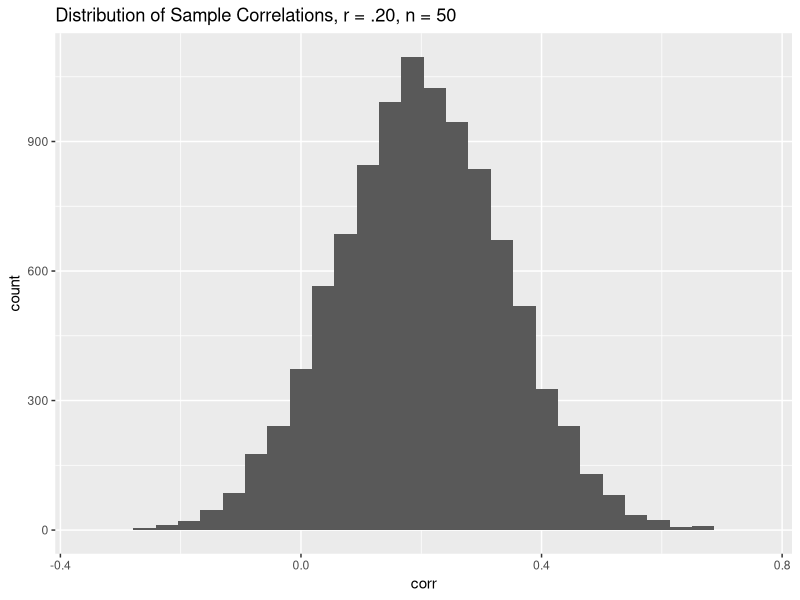
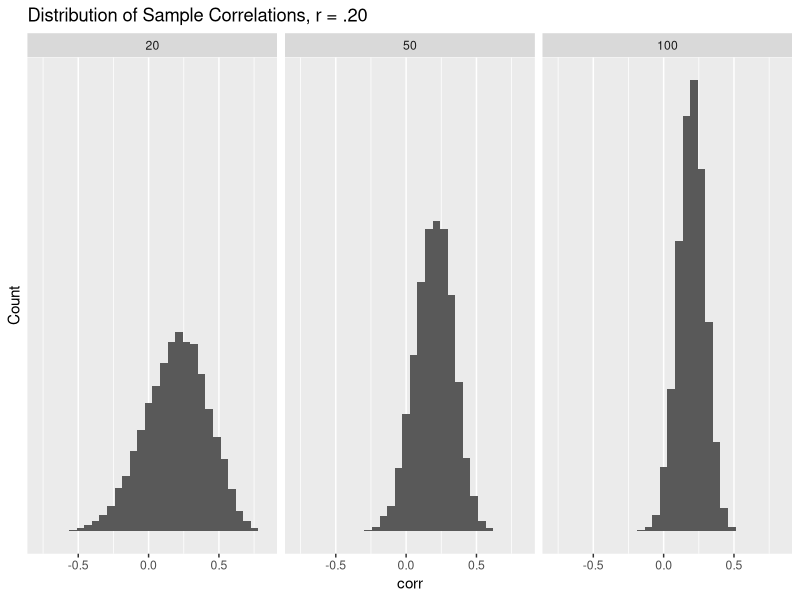
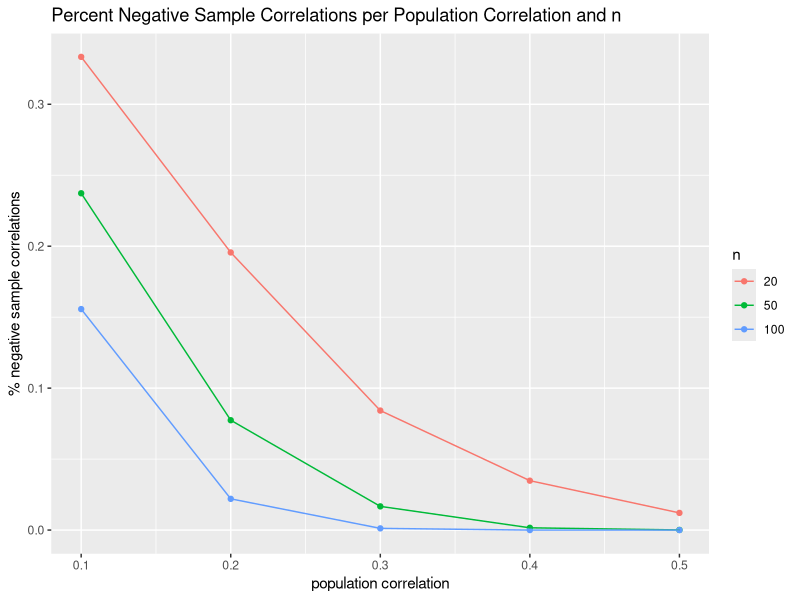

The R source for these figures, in order:
## ---- chunk 1
if (!require("ggplot2")) install.packages("ggplot2")
library(ggplot2)
if (!require("MASS")) install.packages("MASS")
library(MASS)
if (!require("tidyverse")) install.packages("tidyverse")
library(tidyverse)
## ---- chunk 2
set.seed(123)
## ---- chunk 3
corr_ds1 <- data.frame(id = 1:10000, corr = rnorm(10000, mean = .20, sd = .14))
## ---- chunk 4
ggplot(data = corr_ds1, mapping = aes(x = corr)) +
  geom_histogram() +
  labs(title = "Distribution of Sample Correlations, r = .20, n = 50")
## ---- chunk 5
corr_ds1 <- corr_ds1 %>%
  mutate (neg_corr = case_when (
    corr < 0 ~ 1, 
    corr >= 0 ~ 0 ))
perc_neg_corr <- corr_ds1 %>%
  summarize(perc_neg = mean(neg_corr))
## ---- chunk 6
corr_ds2 <- data.frame(id = 1:10000, corr = rnorm(10000, mean = .20, sd = (1-(.2)*(.2))/(sqrt(50-3))  ))
## ---- chunk 7
corr_ds2 <- corr_ds2 %>%
  mutate (neg_corr = case_when (
    corr < 0 ~ 1, 
    corr >= 0 ~ 0 ))
perc_neg_corr2 <- corr_ds2 %>%
  summarize(perc_neg = mean(neg_corr))
## ---- chunk 8
simulate_r_practice <- function(r) {
  sample_r_practice <- rnorm(1,mean = r, sd = (1-(r)*(r))/(sqrt(50-3))  ) 
  return(sample_r_practice)
} 
## ---- chunk 9
simulate_r_practice(.2)
## ---- chunk 10
simulate_r_practice2 <- function(r,n) {
  sample_r_practice2 <- rnorm(1,mean = r, sd = (1-(r)*(r))/(sqrt(n-3))  ) 
  return(sample_r_practice2)
} 
## ---- chunk 11
simulate_r_practice2(.2, 50)
## ---- chunk 12
corr_ds <- data.frame(id = 1:10000, corr = replicate (10000, simulate_r_practice2 (.2,50) ))
## ---- chunk 13
simulate_r_dataframe <- function(r, n) {
  corr_values <- replicate(10000, simulate_r_practice2(r, n))
  simulate_r_ds <- data.frame(id = 1:10000, corr = corr_values)
  assign("simulated_data", simulate_r_ds, envir = .GlobalEnv) 
}

## ---- chunk 14
simulate_r_dataframe(.2, 50)
## ---- chunk 15
simulate_r_dataframe2 <- function(r, n) {
  corr_values <- replicate(10000, simulate_r_practice2(r, n))
  simulate_r_ds <- data.frame(id = 1:10000, corr = corr_values, pop_r = r, n = n)
  assign("simulated_data", simulate_r_ds, envir = .GlobalEnv) 
}

## ---- chunk 16
simulate_r_dataframe2(.2, 50)
## ---- chunk 17
simulate_r_dataframe3 <- function(r, n) {
  corr_values <- replicate(10000, simulate_r_practice2(r, n))
  simulate_r_ds <- data.frame(id = 1:10000, corr = corr_values, pop_r = r, n = n)
  df_name <- paste0("simulated_data_", r, "_", n)
  assign(df_name, simulate_r_ds, envir = .GlobalEnv) 
}

## ---- chunk 18
simulate_r_dataframe3(.20, 50)
## ---- chunk 19
simulate_individual_r_final <- function(r,n) {
  simulate_individual_r_final <- rnorm(1,mean = r, sd = (1-(r)*(r))/(sqrt(n-3))  ) 
  return(simulate_individual_r_final)
} 
## ---- chunk 20
final_simulate_dataframe <- function(r, n) {
  corr_values <- replicate(10000, simulate_individual_r_final(r, n))
  simulate_r_ds <- data.frame(id = 1:10000, corr = corr_values, pop_r = r, n = n)
  df_name <- paste0("final_simulated_data_", r, "_", n)
  assign(df_name, simulate_r_ds, envir = .GlobalEnv) 
}

## ---- chunk 21
final_simulate_dataframe(.10, 20)
final_simulate_dataframe(.10, 50)
final_simulate_dataframe(.10, 100)
final_simulate_dataframe(.20, 20)
final_simulate_dataframe(.20, 50)
final_simulate_dataframe(.20, 100)
final_simulate_dataframe(.30, 20)
final_simulate_dataframe(.30, 50)
final_simulate_dataframe(.30, 100)
final_simulate_dataframe(.40, 20)
final_simulate_dataframe(.40, 50)
final_simulate_dataframe(.40, 100)
final_simulate_dataframe(.50, 20)
final_simulate_dataframe(.50, 50)
final_simulate_dataframe(.50, 100)

## ---- chunk 22
simulated_data_final <- bind_rows(final_simulated_data_0.1_20, final_simulated_data_0.1_50, final_simulated_data_0.1_100, final_simulated_data_0.2_20, final_simulated_data_0.2_50, final_simulated_data_0.2_100, final_simulated_data_0.3_20, final_simulated_data_0.3_50, final_simulated_data_0.3_100, final_simulated_data_0.4_20, final_simulated_data_0.4_50, final_simulated_data_0.4_100, final_simulated_data_0.5_20, final_simulated_data_0.5_50, final_simulated_data_0.5_100)

## ---- chunk 23
simulated_data_final <- simulated_data_final %>%
  mutate (neg_corr = case_when (
    corr < 0 ~ 1, 
    corr >= 0 ~ 0 ))
perc_neg_corr_final <- simulated_data_final %>%
   group_by(pop_r, n) %>%
  summarize(perc_neg = mean(neg_corr))
  
## ---- chunk 24

# Define mean and covariance matrix
mean_x_y <- c(0, 0)
cov_matrix <- matrix(c(1, .20, 
                       .20, 1), ncol = 2)

# Generate correlated data
x_y_data_matrix_practice <- mvrnorm(n = 10000, mu = mean_x_y, Sigma = cov_matrix, empirical = FALSE)
colnames(x_y_data_matrix_practice) <- c("x", "y")
x_y_data_practice <- as.data.frame(x_y_data_matrix_practice)
## ---- chunk 25
x_y_data_practice %>% 
  summarize(
    corr = cor(x, y)
            ) %>%
    return(corr)
## ---- chunk 26
simulate_individual_x_y <- function(r,n) {
 mean_x_y <- c(0, 0)
 cov_matrix <- matrix(c(1, r, 
                         r, 1), ncol = 2)
 x_y_data_matrix <- mvrnorm(n = n, mu = mean_x_y, Sigma = cov_matrix, empirical = FALSE)
 colnames(x_y_data_matrix) <- c("x", "y")
 x_y_data <- as.data.frame(x_y_data_matrix)
 df_name <- paste0("individual_x_y_", r, "_", n)
 assign(df_name, x_y_data, envir = .GlobalEnv) 
} 
## ---- chunk 27
simulate_individual_x_y(.20,1000)
## ---- chunk 28
individual_x_y_0.2_1000 %>% 
  summarize(
    corr = cor(x, y)
            ) %>%
    return(corr)
## ---- chunk 29
final_simulate_individual_x_y <- function(r,n) {
 mean_x_y <- c(0, 0)
 cov_matrix <- matrix(c(1, r, 
                         r, 1), ncol = 2)
 x_y_data_matrix <- mvrnorm(n = n, mu = mean_x_y, Sigma = cov_matrix, empirical = FALSE)
 colnames(x_y_data_matrix) <- c("x", "y")
 x_y_data <- as.data.frame(x_y_data_matrix)
 df_name <- paste0("individual_x_y_", r, "_", n)
 assign(df_name, x_y_data, envir = .GlobalEnv) 
 calculated_corr <- cor(x_y_data$x, x_y_data$y)
 return(calculated_corr)
} 
## ---- chunk 30
final_simulate_individual_x_y(.20,1000)
## ---- chunk 31
simulate_repeated_x_y <- function(r, n) {
  correlations <- replicate(10000, final_simulate_individual_x_y (r, n))
  correlation_results <- data.frame(id = 1:100, corr = correlations, pop_r = r, n = n)
  df_name <- paste0("simulated_r_from_xy", r, "_", n)
  assign(df_name, correlation_results, envir = .GlobalEnv) 
}

## ---- chunk 32
simulate_repeated_x_y(.20,50)
## ---- chunk 33
simulate_repeated_x_y(.10, 20)
simulate_repeated_x_y(.10, 50)
simulate_repeated_x_y(.10, 100)
simulate_repeated_x_y(.20, 20)
simulate_repeated_x_y(.20, 50)
simulate_repeated_x_y(.20, 100)
simulate_repeated_x_y(.30, 20)
simulate_repeated_x_y(.30, 50)
simulate_repeated_x_y(.30, 100)
simulate_repeated_x_y(.40, 20)
simulate_repeated_x_y(.40, 50)
simulate_repeated_x_y(.40, 100)
simulate_repeated_x_y(.50, 20)
simulate_repeated_x_y(.50, 50)
simulate_repeated_x_y(.50, 100)

## ---- chunk 34
simulated_data_final_xy <- bind_rows(simulated_r_from_xy0.1_20, simulated_r_from_xy0.1_50, simulated_r_from_xy0.1_100, simulated_r_from_xy0.2_20, simulated_r_from_xy0.2_50, simulated_r_from_xy0.2_100, simulated_r_from_xy0.3_20, simulated_r_from_xy0.3_50, simulated_r_from_xy0.3_100, simulated_r_from_xy0.4_20, simulated_r_from_xy0.4_50, simulated_r_from_xy0.4_100, simulated_r_from_xy0.5_20, simulated_r_from_xy0.5_50, simulated_r_from_xy0.5_100)

## ---- chunk 35
simulated_data_final_xy <- simulated_data_final_xy %>%
  mutate (neg_corr_xy = case_when (
    corr < 0 ~ 1, 
    corr >= 0 ~ 0 ))
perc_neg_corr_final_xy <- simulated_data_final_xy %>%
   group_by(pop_r, n) %>%
  summarize(perc_neg_xy = mean(neg_corr_xy))
  
## ---- chunk 36
simulated_data_final_xy_.20 <- bind_rows(simulated_r_from_xy0.2_20, simulated_r_from_xy0.2_50, simulated_r_from_xy0.2_100)
## ---- chunk 37
ggplot(data = simulated_data_final_xy_.20, mapping = aes(x = corr)) +
  geom_histogram() + 
  facet_grid (~ n) +
  labs(title = "Distribution of Sample Correlations, r = .20") +
  scale_y_continuous(name = "Count", breaks = NULL)
## ---- chunk 38
ggplot(data = perc_neg_corr_final_xy, mapping = aes(x = pop_r, y = perc_neg_xy, group = n, color = factor(n))) +
  geom_point() +
  geom_line() +
  labs(title = "Percent Negative Sample Correlations per Population Correlation and n",
       x = "population correlation", y = "% negative sample correlations", color = "n")
